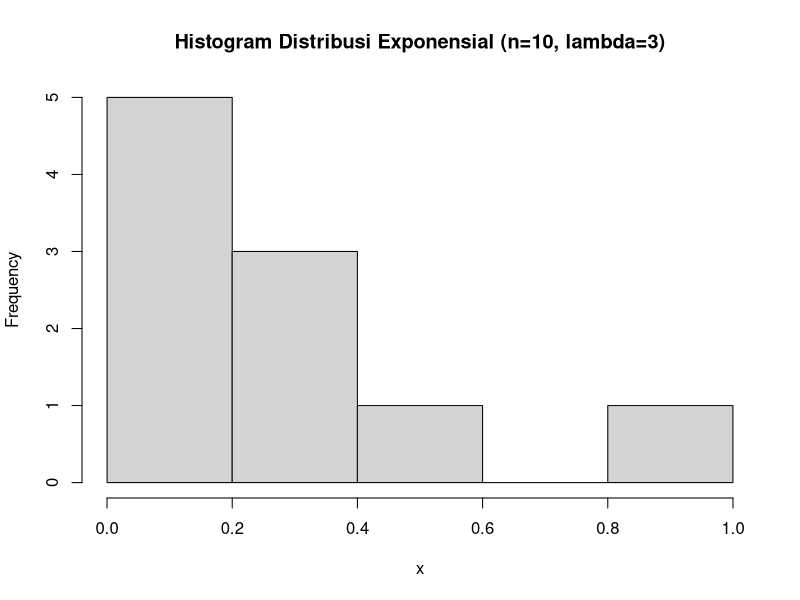
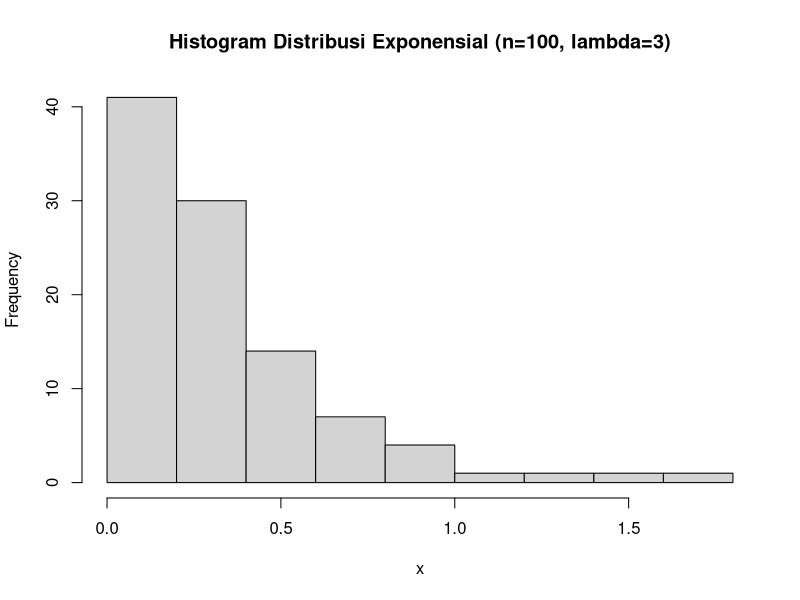
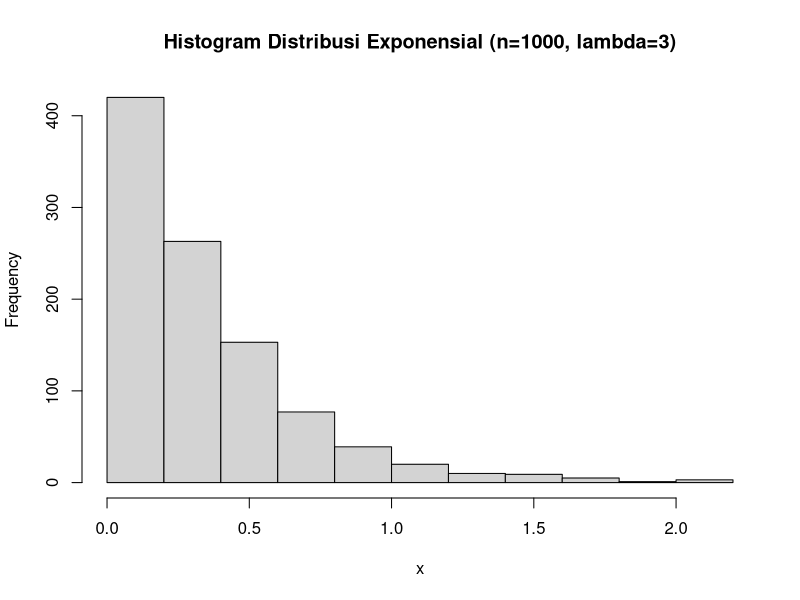
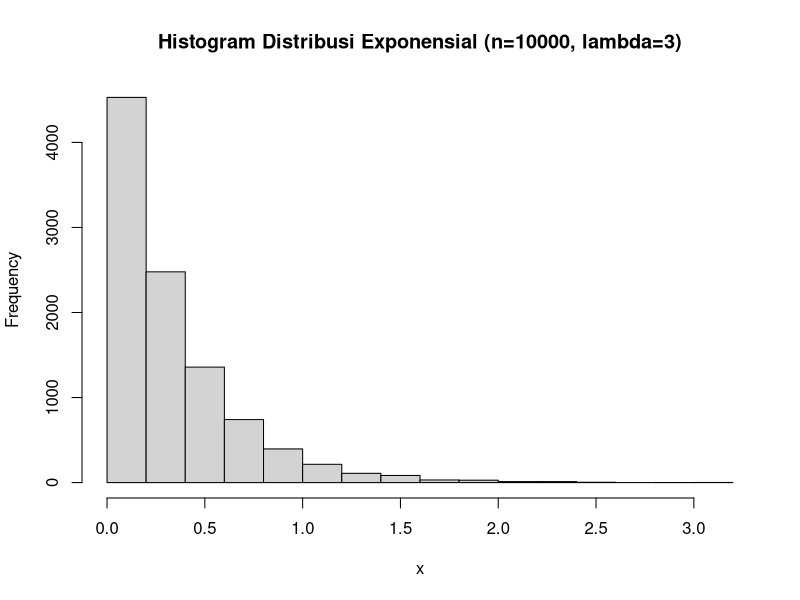

Write the R code that produced these figures, in order.
# 5a
set.seed(1)
rexp(3)


# 5b
set.seed(1)
x <- rexp(10, rate=3)
hist(x, main="Histogram Distribusi Exponensial (n=10, lambda=3)")
set.seed(1)
x <- rexp(100, rate=3)
hist(x, main="Histogram Distribusi Exponensial (n=100, lambda=3)")
set.seed(1)
x <- rexp(1000, rate=3)
hist(x, main="Histogram Distribusi Exponensial (n=1000, lambda=3)")
set.seed(1)
x <- rexp(10000, rate=3)
hist(x, main="Histogram Distribusi Exponensial (n=10000, lambda=3)")

# 5c
lambda = 3
rataan = 1/lambda
print(paste("Rataan : ", rataan))
varian = 1/lambda^2
print(paste("Varian : ", varian))

